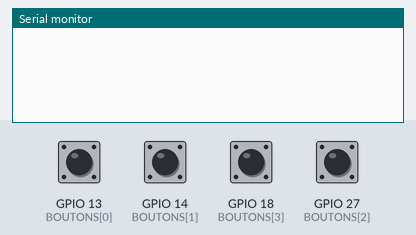
Bench run of a sketch on a simulated ESP32. Shown: the last lines printed to the serial monitor. The test bench sets the inputs (shaded band); at power-on: GPIO 13 (BOUTONS[0]), GPIO 14 (BOUTONS[1]), GPIO 18 (BOUTONS[3]), GPIO 27 (BOUTONS[2]) HIGH.

Above: at 1.2 s.
1.3 s: GPIO 13 (BOUTONS[0]) pulled LOW for 0.15 s
At 2.2 s:
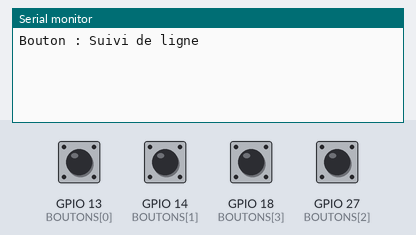
2.9 s: GPIO 14 (BOUTONS[1]) pulled LOW for 0.15 s
At 3.6 s:
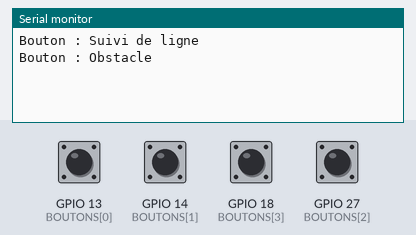
4.5 s: GPIO 18 (BOUTONS[3]) pulled LOW for 0.15 s
At 4.9 s:
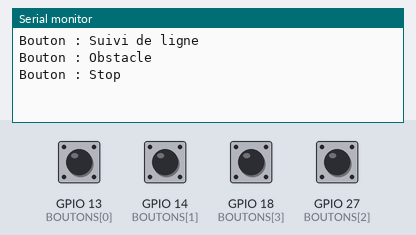
6.1 s: GPIO 27 (BOUTONS[2]) pulled LOW for 0.15 s
At 7.5 s:
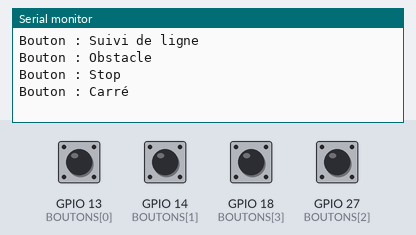

Measured:
- after the input at 1.3 s, the serial monitor: prints a new line at once (image 1)
- after the input at 2.9 s, the serial monitor: prints a new line at once (image 2)
- after the input at 4.5 s, the serial monitor: prints a new line at once (image 3)
- after the input at 6.1 s, the serial monitor: prints a new line at once (image 4)

The sketch:

test_boutons.ino
```cpp
// Test des quatre boutons du couvercle.
// Ouvrir le moniteur série à 115200 bauds et appuyer sur chaque bouton.

const int BOUTONS[] = {13, 14, 27, 18};
const char *NOMS[] = {"Suivi de ligne", "Obstacle", "Carré", "Stop"};
bool etatPrecedent[] = {false, false, false, false};

void setup() {
  Serial.begin(115200);
  for (int i = 0; i < 4; i++) pinMode(BOUTONS[i], INPUT_PULLUP);
}

void loop() {
  for (int i = 0; i < 4; i++) {
    const bool appuye = digitalRead(BOUTONS[i]) == LOW;  // Bouton appuyé = état bas.
    if (appuye && !etatPrecedent[i]) {
      Serial.print("Bouton : ");
      Serial.println(NOMS[i]);
    }
    etatPrecedent[i] = appuye;
  }
  delay(20);
}
```
